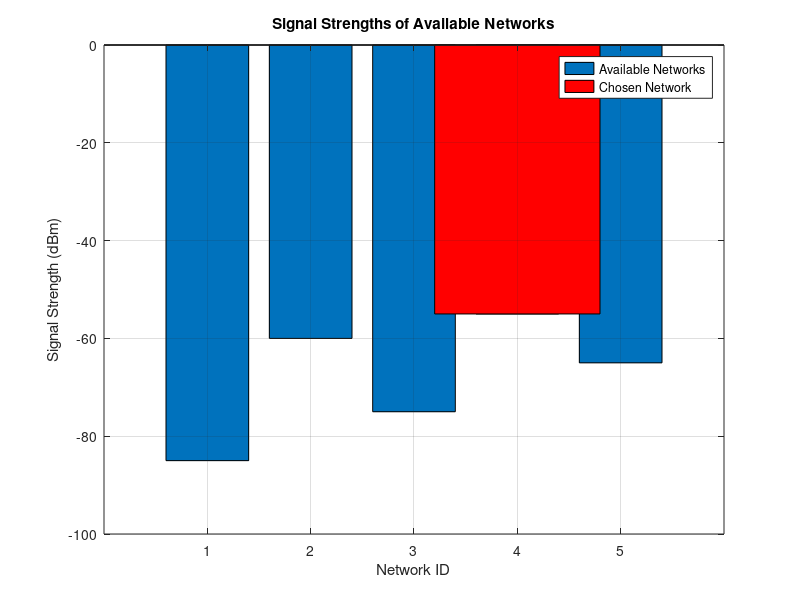

Recreate this plot in MATLAB.
% MATLAB Script for Network Selection Based on Signal Strength

% Define a set of available networks with their signal strengths (in dBm)
networks = [
    1, -85;  % Network ID 1, Signal Strength -85 dBm
    2, -60;  % Network ID 2, Signal Strength -60 dBm
    3, -75;  % Network ID 3, Signal Strength -75 dBm
    4, -55;  % Network ID 4, Signal Strength -55 dBm
    5, -65   % Network ID 5, Signal Strength -65 dBm
];

% Display the available networks and their signal strengths
disp('Available networks and their signal strengths (in dBm):');
disp('Network ID | Signal Strength');
disp(networks);

% Choose the network with the strongest signal strength
[strongestSignal, idx] = max(networks(:,2));

% Display the chosen network
chosenNetworkID = networks(idx, 1);
fprintf('The chosen network is Network ID %d with a signal strength of %d dBm.\n', chosenNetworkID, strongestSignal);

% Plot the signal strengths of the available networks
figure;
bar(networks(:, 1), networks(:, 2));
title('Signal Strengths of Available Networks');
xlabel('Network ID');
ylabel('Signal Strength (dBm)');
grid on;

% Highlight the network with the strongest signal strength
hold on;
bar(chosenNetworkID, strongestSignal, 'r');
legend('Available Networks', 'Chosen Network');
